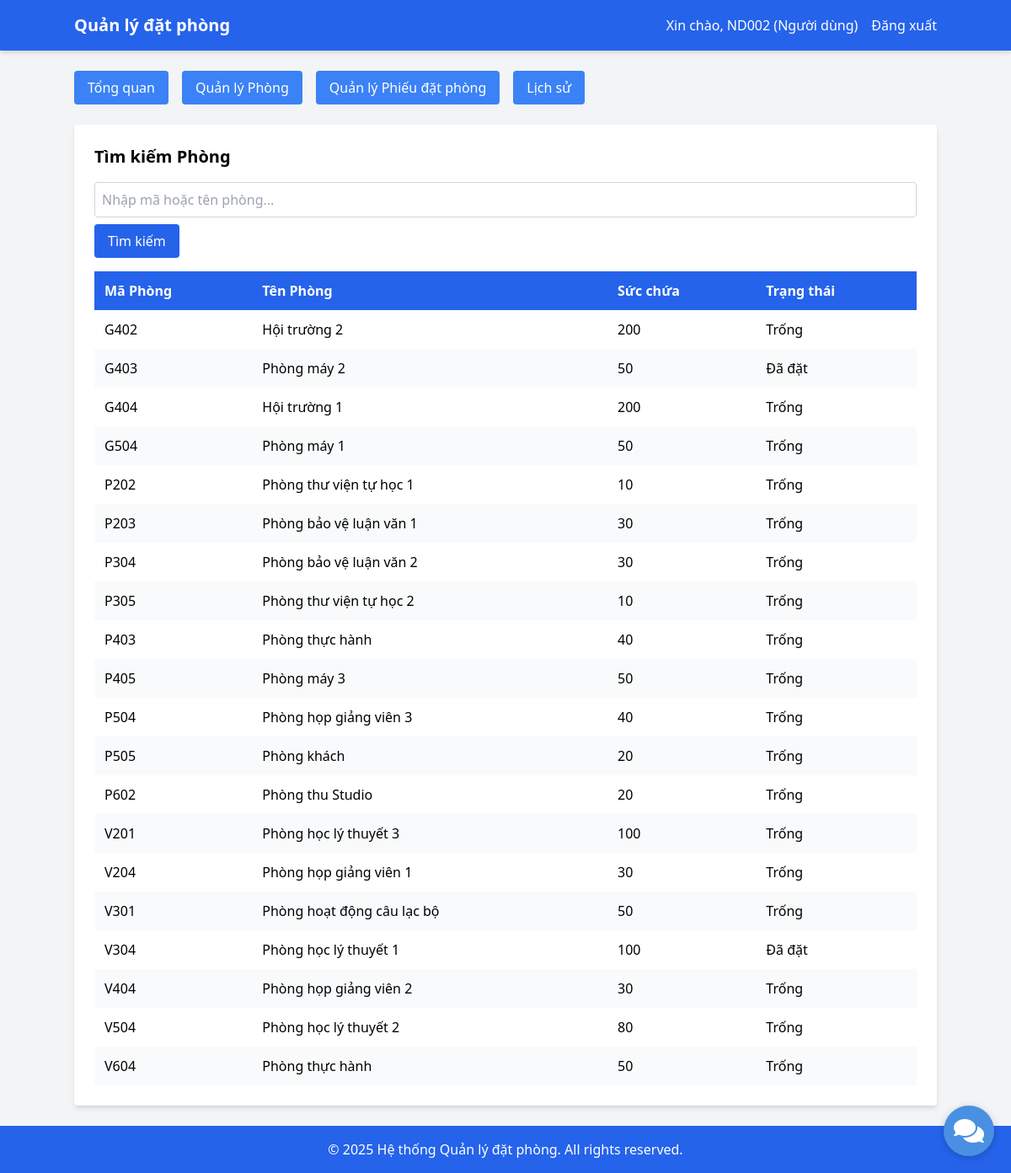
Page /rooms/search.php (signed in) on the committed database.
### tables this page shows
CREATE TABLE PHONG (
    MAPHONG CHAR(5) PRIMARY KEY,
    TENPHONG VARCHAR(100) NOT NULL,
    SUCCHUA INT CHECK (SUCCHUA > 0),
    TRANGTHAI VARCHAR(50) CHECK (TRANGTHAI IN ('Trống', 'Đã đặt'))
);

### rooms/search.php (the view, shortened to what this page needs)
<?php
require_once '../includes/header.php';
$keyword = $_GET['keyword'] ?? '';
$stmt = $pdo->prepare("SELECT * FROM PHONG WHERE MAPHONG LIKE ? OR TENPHONG LIKE ?");
$stmt->execute(["%$keyword%", "%$keyword%"]);
$rooms = $stmt->fetchAll();
?>
<div class="bg-white p-6 rounded shadow-md">
    <h2 class="text-xl font-bold mb-4">Tìm kiếm Phòng</h2>
    <form method="GET" class="mb-4">
        <input type="text" name="keyword" value="<?php echo htmlspecialchars($keyword); ?>" class="form-input search-input" placeholder="Nhập mã hoặc tên phòng...">
        <button type="submit" class="px-4 py-2 bg-blue-600 text-white rounded hover:bg-blue-700 mt-2">Tìm kiếm</button>
    </form>
    <div class="table-container">
        <table class="table-auto w-full">
            <thead>
                <tr>
                    <th>Mã Phòng</th>
                    <th>Tên Phòng</th>
                    <th>Sức chứa</th>
                    <th>Trạng thái</th>
                </tr>
            </thead>
            <tbody>
                <?php foreach ($rooms as $room): ?>
                    <tr>
                        <td><?php echo htmlspecialchars($room['MAPHONG']); ?></td>
                        <td><?php echo htmlspecialchars($room['TENPHONG']); ?></td>
                        <td><?php echo htmlspecialchars($room['SUCCHUA']); ?></td>
                        <td><?php echo htmlspecialchars($room['TRANGTHAI']); ?></td>
                    </tr>
                <?php endforeach; ?>
            </tbody>
        </table>
    </div>
</div>
<?php require_once '../includes/footer.php'; ?>

### css/styles.css (style rules this page uses)
.table-auto th, .table-auto td { padding: 12px; text-align: left; }
.table-auto th { background-color: #2563eb; color: white; }
.table-auto tr:nth-child(even) { background-color: #f9fafb; }
.form-input, .form-select { width: 100%; padding: 8px; border: 1px solid #d1d5db; border-radius: 4px; }

### rows in the picture
phong: MAPHONG "G402", TENPHONG "Hội trường 2", SUCCHUA "200", TRANGTHAI "Trống"
phong: MAPHONG "G403", TENPHONG "Phòng máy 2", SUCCHUA "50", TRANGTHAI "Đã đặt"
phong: MAPHONG "G404", TENPHONG "Hội trường 1", SUCCHUA "200", TRANGTHAI "Trống"
phong: MAPHONG "G504", TENPHONG "Phòng máy 1", SUCCHUA "50", TRANGTHAI "Trống"
phong: MAPHONG "P202", TENPHONG "Phòng thư viện tự học 1", SUCCHUA "10", TRANGTHAI "Trống"
phong: MAPHONG "P203", TENPHONG "Phòng bảo vệ luận văn 1", SUCCHUA "30", TRANGTHAI "Trống"
phong: MAPHONG "P304", TENPHONG "Phòng bảo vệ luận văn 2", SUCCHUA "30", TRANGTHAI "Trống"
phong: MAPHONG "P305", TENPHONG "Phòng thư viện tự học 2", SUCCHUA "10", TRANGTHAI "Trống"
phong: MAPHONG "P403", TENPHONG "Phòng thực hành", SUCCHUA "40", TRANGTHAI "Trống"
phong: MAPHONG "P405", TENPHONG "Phòng máy 3", SUCCHUA "50", TRANGTHAI "Trống"
phong: MAPHONG "P504", TENPHONG "Phòng họp giảng viên 3", SUCCHUA "40", TRANGTHAI "Trống"
phong: MAPHONG "P505", TENPHONG "Phòng khách", SUCCHUA "20", TRANGTHAI "Trống"
phong: MAPHONG "P602", TENPHONG "Phòng thu Studio", SUCCHUA "20", TRANGTHAI "Trống"
phong: MAPHONG "V201", TENPHONG "Phòng học lý thuyết 3", SUCCHUA "100", TRANGTHAI "Trống"
phong: MAPHONG "V204", TENPHONG "Phòng họp giảng viên 1", SUCCHUA "30", TRANGTHAI "Trống"
phong: MAPHONG "V301", TENPHONG "Phòng hoạt động câu lạc bộ", SUCCHUA "50", TRANGTHAI "Trống"
phong: MAPHONG "V304", TENPHONG "Phòng học lý thuyết 1", SUCCHUA "100", TRANGTHAI "Đã đặt"
phong: MAPHONG "V404", TENPHONG "Phòng họp giảng viên 2", SUCCHUA "30", TRANGTHAI "Trống"
phong: MAPHONG "V504", TENPHONG "Phòng học lý thuyết 2", SUCCHUA "80", TRANGTHAI "Trống"
phong: MAPHONG "V604", TENPHONG "Phòng thực hành", SUCCHUA "50", TRANGTHAI "Trống"

### other values in the picture
$_SESSION['user_id'] "ND002"
$_SESSION['role'] "Người dùng"
